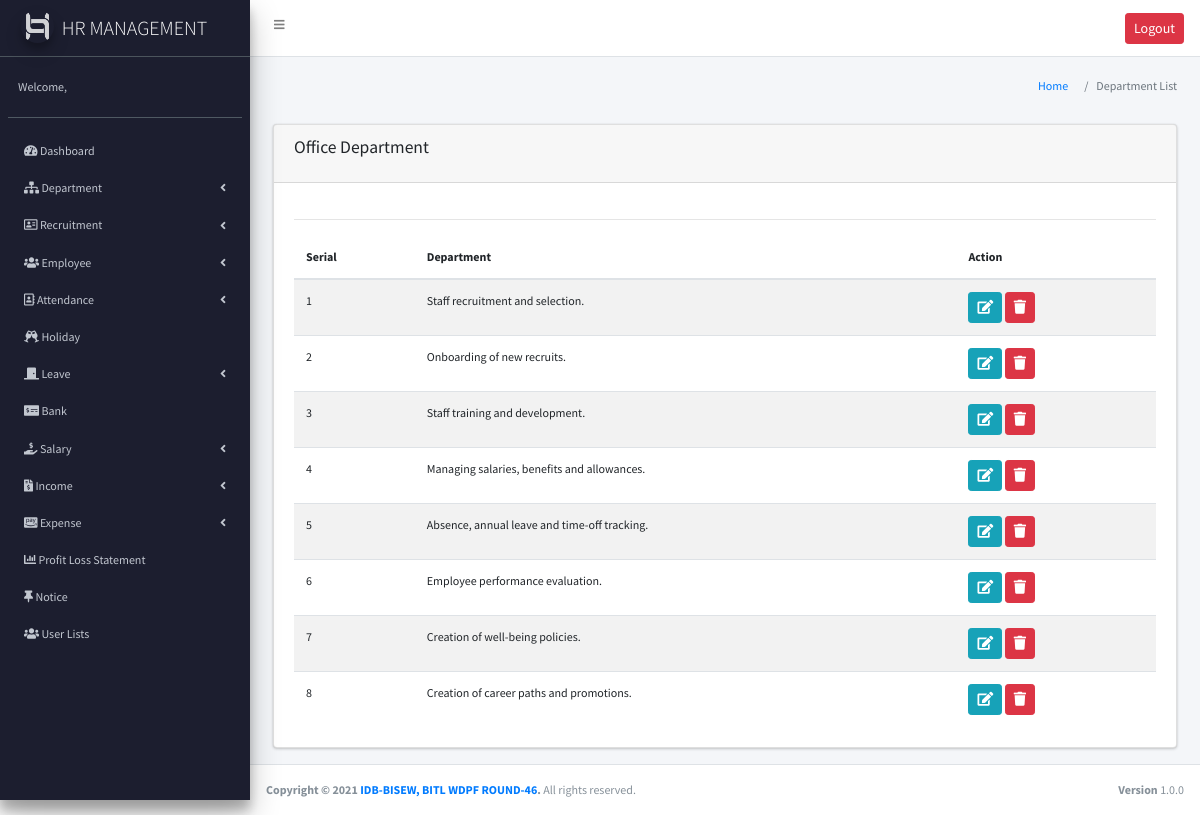
The page /dpt_list.php (signed in) on the database its author committed.
### tables this page shows
CREATE TABLE `department` (
  `dptID` int(11) NOT NULL,
  `dptName` varchar(255) NOT NULL,
  `status` enum('active','inactive') NOT NULL
);

### dpt_list.php (the view, shortened to what this page needs)
<?php
require_once("header.php");
require_once("sidebar.php"); ?>
<section class="content-header">
  <div class="container-fluid">
    <div class="row mb-2">
      <div class="col-sm-6">
      </div>
      <div class="col-sm-6">
        <ol class="breadcrumb float-sm-right">
          <li class="breadcrumb-item"><a href="#">Home </a></li>
          <li class="breadcrumb-item active">Department List</li>
        </ol>
      </div>
    </div>
  </div>
</section>
<section class="content">
  <div class="container-fluid">
    <div class="row">
      <div class="col-md-12">
        <div class="card">
          <div class="card-header">
            <h3 class="card-title">Office Department</h3>
          </div>
          <div class="card-body">
            <hr>
            <table class="table table-striped" id="dptTable">
              <thead>
                <tr>
                  <th scope="col">Serial</th>
                  <th scope="col">Department</th>
                  <th scope="col">Action</th>
                </tr>
              </thead>
              <tbody>
                <?php
                $dpt_data = $conn->query("SELECT * FROM `department`");
                $i = 0;
                while ($dp_data = $dpt_data->fetch_assoc()) { ?>
                  <tr>
                    <td scope="row"><?php echo ++$i; ?></td>
                    <td scope="row"><?php echo $dp_data['dptName']; ?></td>
                    <td scope="row">
                      <a href="./dpt_edit.php?id=<?php echo $dp_data['dptID']; ?>" class="btn btn-sm btn-info"><i class="fas fa-edit"></i></a>
                      <a href="./dpt_delete.php?id=<?php echo $dp_data['dptID']; ?>" class="btn btn-sm btn-danger" onclick="return confirm('are you sure?')"><i class="fas fa-trash"></i></a>
                    </td>
                  </tr>
                <?php
                }
                ?>
              </tbody>
            </table>
          </div>
        </div>
      </div>
    </div>
  </div>
</section>
<?php require("footer.php"); ?>

### assets/css/style.css (style rules this page uses)
body { font-family: 'Source Sans Pro'; font-size: 12px; }

### rows shown on the page
department: dptName "Staff recruitment and selection."
department: dptName "Onboarding of new recruits."
department: dptName "Staff training and development."
department: dptName "Managing salaries, benefits and allowances."
department: dptName "Absence, annual leave and time-off tracking."
department: dptName "Employee performance evaluation."
department: dptName "Creation of well-being policies."
department: dptName "Creation of career paths and promotions."
